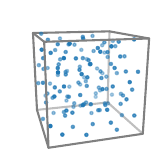

This chart was generated by the following Python code:
import numpy as np
from scipy.stats.qmc import Sobol
import matplotlib.pyplot as plt

from sobol import gen_sobol


# generate the same Sobol sequence used in simulations, without rescaling
m = 7
sample = gen_sobol(m=m, l_bounds=0, u_bounds=1)
x, y, z = sample[:2**m, 2::-1].T  # tweak order for appearance

plt.style.use('../5par.mplstyle')

fig = plt.figure(figsize=(2, 2))
ax = fig.add_subplot(projection='3d')

ax.set_box_aspect((1,) * 3)
ax.set_proj_type('persp', focal_length=0.3)
elev, azim, roll = 15, -16.5, 0  # elevation, azimuth, and roll
ax.view_init(elev, azim, roll)
ax.set_axis_off()
ax.set_xlim([0, 1])
ax.set_ylim([0, 1])
ax.set_zlim([0, 1])

verts = np.array([[0, 0, 0], [1, 0, 0], [1, 1, 0], [0, 1, 0],
                  [0, 0, 1], [1, 0, 1], [1, 1, 1], [0, 1, 1]])
edges = np.array([[0, 1], [1, 2], [2, 3], [3, 0],
                  [0, 4], [1, 5], [2, 6], [3, 7],
                  [4, 5], [5, 6], [6, 7], [7, 4]])
c = 'gray'
alphas = [1, 1, 0.5, 0.5, 1, 1, 1, 0.5, 1, 1, 1, 1]
zorders = [0, 0, 0, 0, 0, 9, 0, 0, 9, 9, 0, 0]
for i, (edge, alpha, zorder) in enumerate(zip(edges, alphas, zorders)):
    ax.plot(verts[edge, 0], verts[edge, 1], verts[edge, 2], c=c, alpha=alpha,
            zorder=zorder)

ax.scatter(x, y, z, marker='.')

plt.savefig('sobol_cube.pdf')
